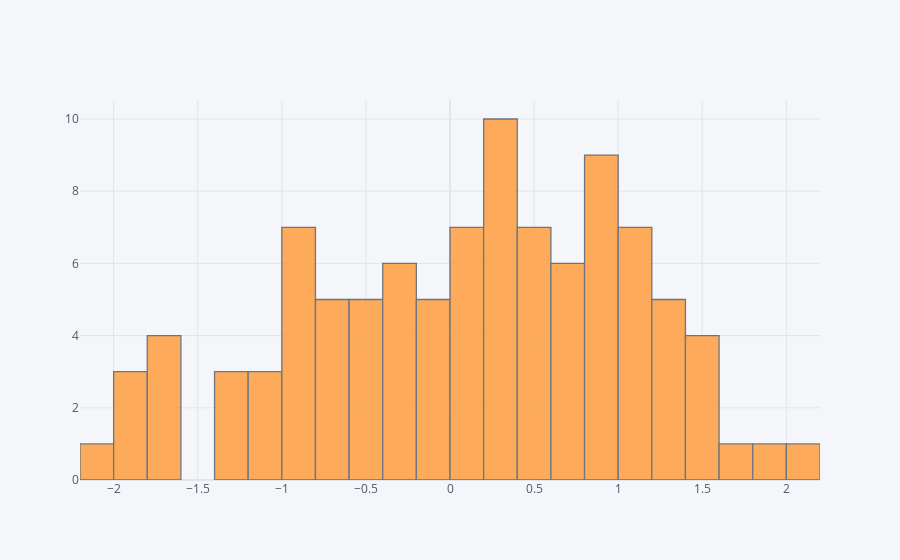

Source (notebook cell):
### Markdown cell above
## histogram

### Code cell
df['A'].iplot(kind='hist',bins=25)

### Figure 1 — Plotly figure (JSON) as saved in the notebook; plotly's stock layout.template omitted (floating-point values rounded to 4 significant figures)
{"data": [{"histfunc": "count", "histnorm": "", "marker": {"color": "rgba(255, 153, 51, 1.0)", "line": {"color": "#4D5663", "width": 1.3}}, "name": "A", "nbinsx": 25, "opacity": 0.8, "orientation": "v", "type": "histogram", "x": [-1.62, 1.179, -1.621, 0.03047, -0.2526, -0.9379, 0.827, 0.3833, -1.337, -0.1571, -0.4737, 0.0231, 0.7333, 0.4328, 0.7866, 0.8193, -0.6573, 1.108, -1.629, 0.1933, 0.467, 0.2434, -1.331, 1.162, 1.291, 0.181, -0.921, 0.8153, 0.4141, -1.223, 1.181, -0.7473, 0.7317, -0.2491, -1.856, 0.4856, 0.9423, 0.3579, -1.868, 1.002, -0.2507, -0.9952, 0.3997, -0.9446, -0.04226, -0.3506, 1.414, -1.032, 1.481, 0.3995, -0.6932, 0.5821, 0.4962, -0.2582, 0.8974, -0.1008, -0.1546, 0.8678, 1.408, -1.96, 1.598, 1.257, 0.8735, -1.054, 0.149, 1.061, 1.261, 0.241, 0.2748, 0.354, 1.234, 0.7224, -0.8641, -1.723, 0.5523, -0.4955, -0.4299, 0.8913, 0.7828, 1.24, 0.7087, -0.7043, 2.062, -0.8776, -0.5172, 0.08543, -0.9156, 0.009828, -2.074, 0.2264, -0.5151, 1.17, 1.666, 0.2549, -0.1136, 1.822, -1.174, -0.7592, -0.2988, 0.9961]}], "layout": {"barmode": "overlay", "legend": {"bgcolor": "#F5F6F9", "font": {"color": "#4D5663"}}, "paper_bgcolor": "#F5F6F9", "plot_bgcolor": "#F5F6F9", "title": {"font": {"color": "#4D5663"}}, "xaxis": {"gridcolor": "#E1E5ED", "showgrid": true, "tickfont": {"color": "#4D5663"}, "title": {"font": {"color": "#4D5663"}, "text": ""}, "zerolinecolor": "#E1E5ED"}, "yaxis": {"gridcolor": "#E1E5ED", "showgrid": true, "tickfont": {"color": "#4D5663"}, "title": {"font": {"color": "#4D5663"}, "text": ""}, "zerolinecolor": "#E1E5ED"}}}
